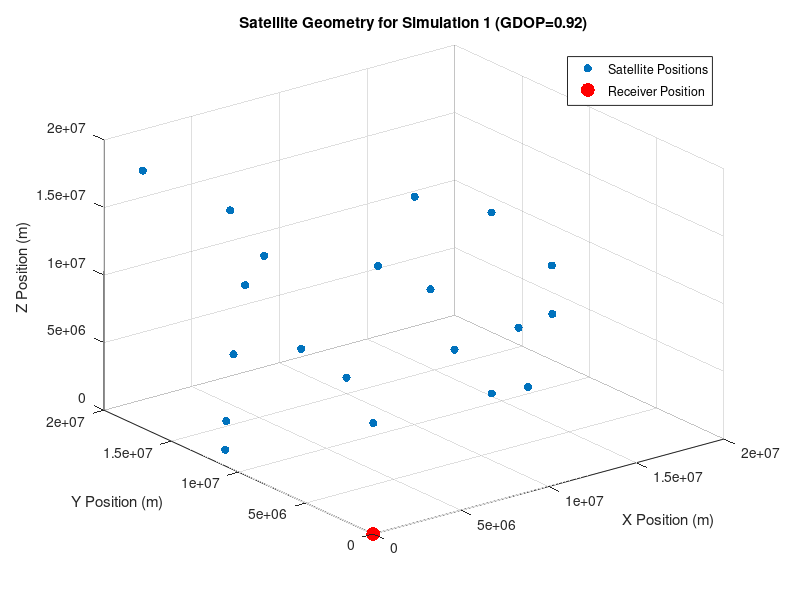
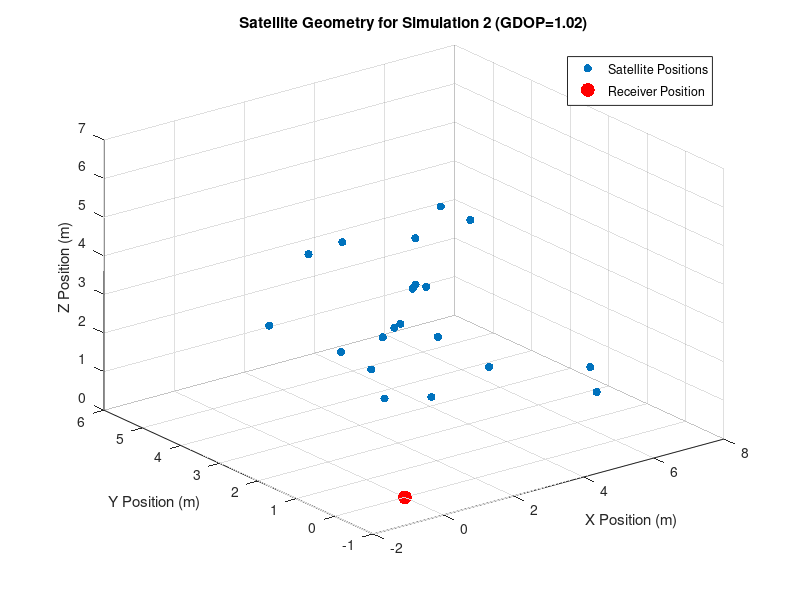
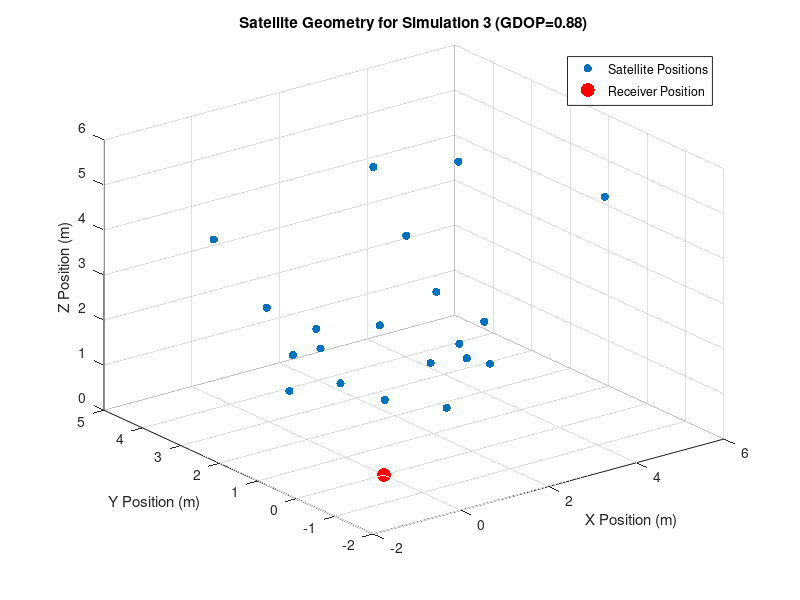
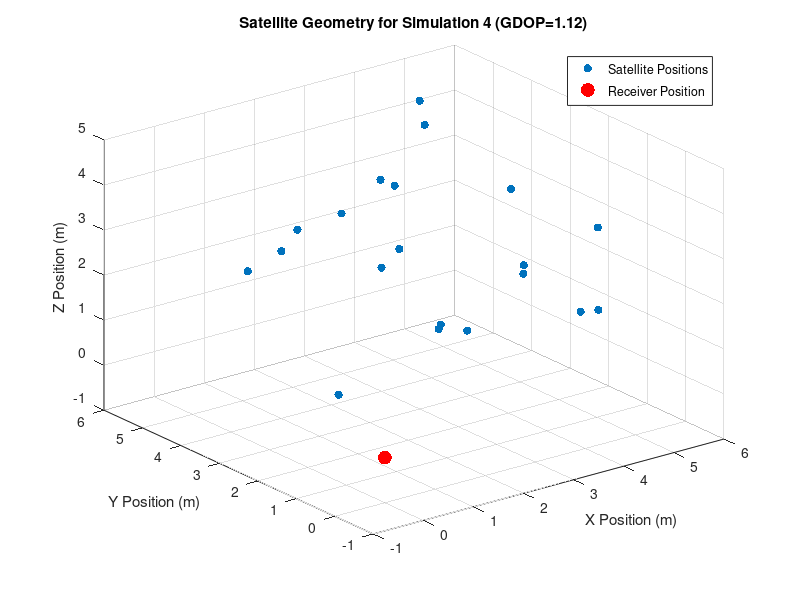

Recreate these plots in MATLAB, in order.
%EECE5698-ST: GNSS signal processing
% MATLAB code to compute the GDOP for varying satellite geometry and number of satellites
% Prathamesh Rege, Spring 2023

clc;
clear all;
close all;

% Specify the position of the receiver
receiver_position = [0; 0; 0];

% Specify the positions of the satellites
num_satellites = 20;
satellite_positions = 2.02E7*rand(num_satellites, 3); % random positions

% Specify the range measurement noise standard deviation
range_noise_std_dev = 5; % meters

% Specify the number of simulations to run
num_simulations = 6;

% Simulate different satellite geometries
for i = 1:num_simulations
    % Add noise to the satellite positions
    satellite_positions_noisy = satellite_positions + range_noise_std_dev * rand(size(satellite_positions));
    
    % Calculate the range from the receiver to each satellite
    ranges = sqrt(sum((satellite_positions_noisy - receiver_position').^2, 2));
    
    % Calculate the unit vectors from the receiver to each satellite
    unit_vectors = (satellite_positions_noisy - receiver_position')./ranges;
    
    % Calculate the GDOP for the current geometry
    gdop = sqrt(trace(inv(unit_vectors'*unit_vectors)));
    
    % Plot the satellite positions
    figure;
    scatter3(satellite_positions_noisy(:,1), satellite_positions_noisy(:,2), satellite_positions_noisy(:,3), 'filled');
    hold on;
    scatter3(receiver_position(1), receiver_position(2), receiver_position(3), 100, 'r', 'filled');
    title(sprintf('Satellite Geometry for Simulation %d (GDOP=%.2f)', i, gdop));
    xlabel('X Position (m)');
    ylabel('Y Position (m)');
    zlabel('Z Position (m)');
    legend('Satellite Positions', 'Receiver Position');
    grid on;
    
    % Update the positions of the satellites for the next simulation
    satellite_positions = randn(num_satellites, 3); % random positions
end
